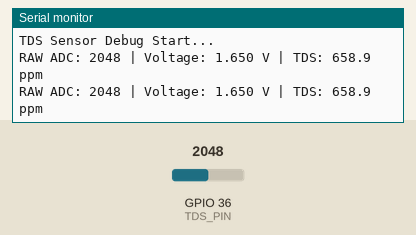
This sketch was run on a simulated ESP32. On the bench: the last lines printed to the serial monitor. The inputs (shaded band) are chosen by the test bench; at power-on: GPIO 36 (TDS_PIN) = 2048.

Above: at 2.8 s.
2.9 s: GPIO 36 (TDS_PIN) set to 2866
At 4.9 s:
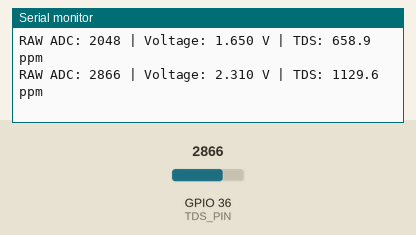
5.6 s: GPIO 36 (TDS_PIN) set to 3603
At 6.5 s:
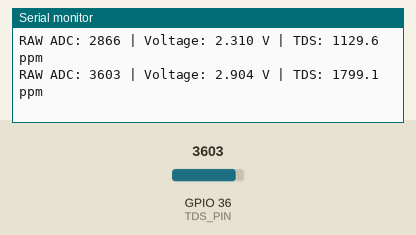
Timing chart, 0 to 8.6 s (numbered marks = the images above; inputs shaded):
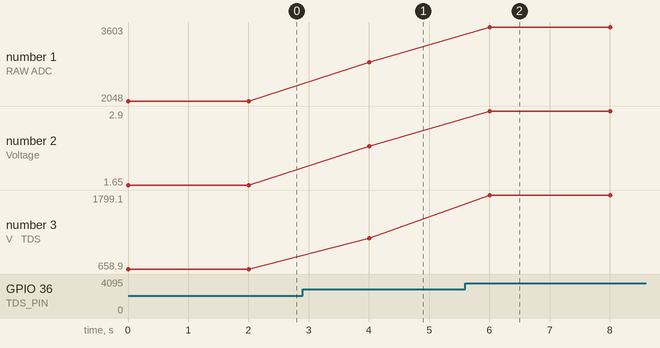

Measured:
- after the input at 2.9 s, the serial monitor: prints a new line after 1.1 s (image 1)
- after the input at 5.6 s, the serial monitor: prints a new line after 0.40 s (image 2)
- plotted number 1: 2048 → 2866 after the input at 2.9 s, 2866 → 3603 after the input at 5.6 s
- plotted number 2: 1.65 → 2.31 after the input at 2.9 s, 2.31 → 2.9 after the input at 5.6 s
- plotted number 3: 658.9 → 1129.6 after the input at 2.9 s, 1129.6 → 1799.1 after the input at 5.6 s

The sketch:

onlyPPMworking.ino
```cpp
#include <Arduino.h>
#include <WiFi.h>

/* ================= PIN DEFINITIONS ================= */
#define TDS_PIN 36

/* ================= ADC SETTINGS ================= */
#define ADC_MAX 4095.0
#define VREF    3.3

void setup() {
  Serial.begin(115200);

  // Proper ESP32 ADC setup
  analogSetWidth(12);                 // 12-bit resolution
  analogSetAttenuation(ADC_11db);     // Full 0–3.3V range

  pinMode(TDS_PIN, INPUT);

  Serial.println("TDS Sensor Debug Start...");
}

void loop() {

  /* ========== RAW ADC READ ========== */
  int tdsRaw = analogRead(TDS_PIN);

  /* ========== VOLTAGE CALCULATION ========== */
  float tdsVoltage = (tdsRaw / ADC_MAX) * VREF;

  /* ========== SIMPLE TDS CALCULATION (NO TEMP COMP) ========== */
  float tdsPPM = (133.42 * pow(tdsVoltage, 3)
                - 255.86 * pow(tdsVoltage, 2)
                + 857.39 * tdsVoltage) * 0.5;

  if (tdsPPM < 0) tdsPPM = 0;

  /* ========== SERIAL OUTPUT ========== */
  Serial.print("RAW ADC: ");
  Serial.print(tdsRaw);

  Serial.print(" | Voltage: ");
  Serial.print(tdsVoltage, 3);

  Serial.print(" V | TDS: ");
  Serial.print(tdsPPM, 1);
  Serial.println(" ppm");

  delay(2000);
}
```
